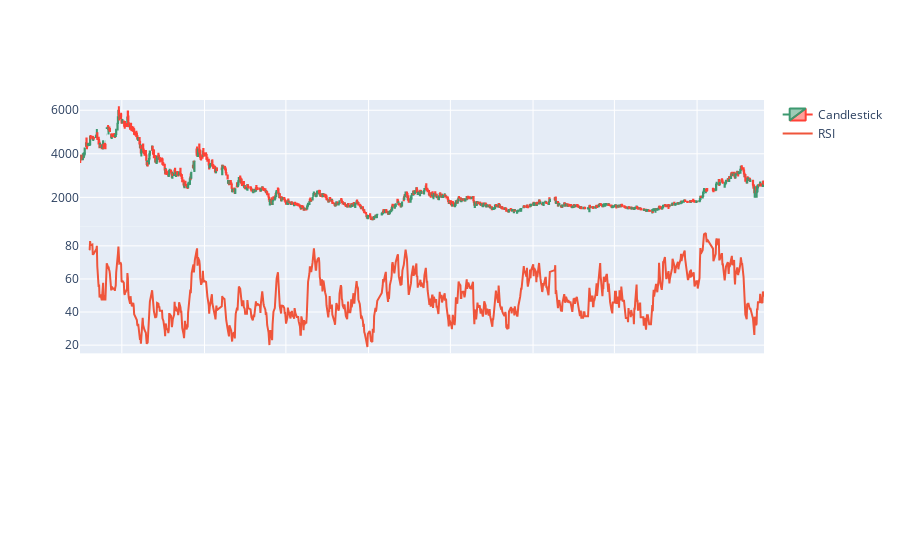

Here is the notebook cell this chart was saved with:
### Code cell
# Plot candlestick chart and RSI line
df_pl = df[0:1000]
fig = ms.make_subplots(rows = 3, cols = 1, shared_xaxes = True, shared_yaxes = False, vertical_spacing = 0)
fig.append_trace(go.Candlestick(x = df_pl.index, open = df_pl['open'], high = df_pl['high'], low = df_pl['low'],
                                close = df_pl['close'], name = 'Candlestick'), row = 1, col = 1)
fig.append_trace(go.Scatter(x = df_pl.index, y = df_pl['RSI'], name = 'RSI'), row = 2, col = 1)
fig.update_layout(xaxis_rangeslider_visible = False)
fig.show()

### Figure 1 — Plotly figure (JSON) as saved in the notebook; plotly's stock layout.template omitted (floating-point values rounded to 4 significant figures; data arrays with more than 128 entries replaced by an {"elided": "..."} marker saying what was removed)
{"data": [{"close": {"elided": "1000 float values"}, "high": {"elided": "1000 float values"}, "low": {"elided": "1000 float values"}, "name": "Candlestick", "open": {"elided": "1000 float values"}, "type": "candlestick", "x": {"elided": "1000 str values"}, "xaxis": "x", "yaxis": "y"}, {"name": "RSI", "type": "scatter", "x": {"elided": "1000 str values"}, "xaxis": "x2", "y": {"elided": "1000 float values"}, "yaxis": "y2"}], "layout": {"xaxis": {"anchor": "y", "domain": [0, 1], "matches": "x3", "rangeslider": {"visible": false}, "showticklabels": false}, "xaxis2": {"anchor": "y2", "domain": [0, 1], "matches": "x3", "showticklabels": false}, "xaxis3": {"anchor": "y3", "domain": [0, 1]}, "yaxis": {"anchor": "x", "domain": [0.6667, 1]}, "yaxis2": {"anchor": "x2", "domain": [0.3333, 0.6667]}, "yaxis3": {"anchor": "x3", "domain": [0, 0.3333]}}}
